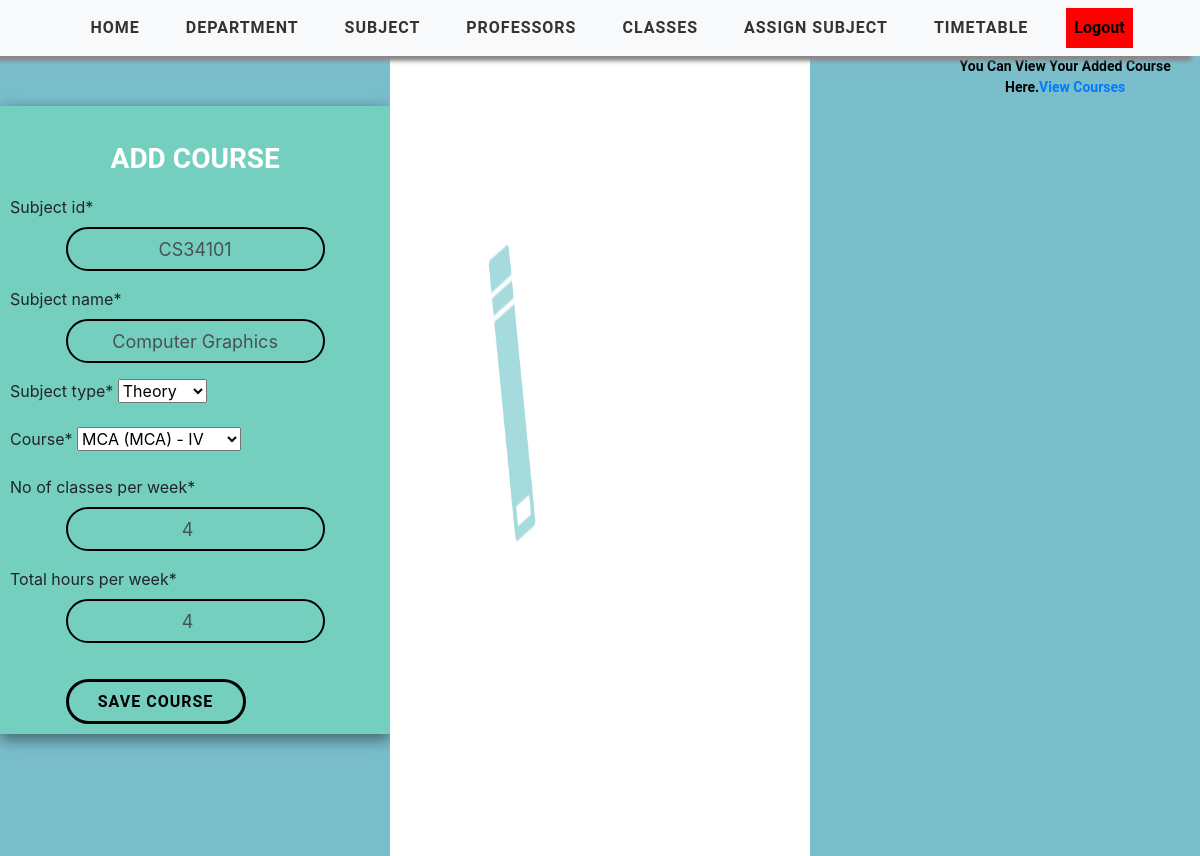
/update-course/CS34101/ (signed in), run on the app's committed database.
### timetableapp/models.py (models this page shows, shortened)
class Course(models.Model):
    COURSE_TYPE = (
        ('Theory', 'Theory'),
        ('Lab', 'Lab')
    )
    user = models.ForeignKey(User, on_delete=models.CASCADE, null=True, blank=True)
    department = models.ForeignKey(Department, on_delete=models.CASCADE)
    course_id = models.CharField(max_length=1000)
    course_name = models.CharField(max_length=1000)
    course_type = models.CharField(max_length=200, choices=COURSE_TYPE)
    credit_hours = models.PositiveIntegerField()
    contact_hours = models.PositiveIntegerField()
    class Meta:
        unique_together = ('user','course_id')

### timetableapp/views.py (the view, shortened to what this page needs)
# urls.py: path('update-course/<str:pk>/', views.updateCourseView, name='update-course'),
@login_required(login_url='login')
def updateCourseView(request, pk):
    form = Course.objects.get(user=request.user,course_id=pk)
    course = CourseForm(instance=form)
    context = {'course': course}
    return render(request, 'timetableapp/AddCourse.html', context)

### timetableapp/forms.py
class CourseForm(ModelForm):
    class Meta:
        model = Course
        fields = ['user','course_id', 'course_name', 'course_type', "department", 'credit_hours', 'contact_hours']
        exclude = ['user']
        labels = {'course_id':'Subject id','course_name':'Subject name','course_type':'Subject type',"department":"Course",'credit_hours':'No of classes per week',
                  'contact_hours':'Total hours per week'}

### timetableapp/models.py (called while the page is built)
    def __str__(self):
        return f"{self.branch_name} ({self.department_name}) - {self.semester}"

### ActivitySelectionTimetable/timetableapp/templates/timetableapp/AddCourse.html (shortened to what this page needs)
{% extends 'timetableapp/main.html' %}
{% load static %}
{% block content %}
    <div class="display">
        <div class="box">
            <div class="header">
                Add Course
            </div>
            <div class="form">
                <form method="POST" action="">
                    {% load crispy_forms_tags %}
                    {{ course|crispy }}
                    <input type="submit" value="Save Course" class="saveButton">
                </form>
            </div>
        </div>
            <img class="gif" alt="books" src="{% static 'media/3151-books.gif' %}">
            <div class="viewtable"><p>You can view your added course here.<a href="{% url 'course_view' %}">View Courses</a></p></div>
    </div>
{% endblock %}

### static/css/style.css (style rules this page uses)
a { cursor: pointer; }

### static/css/tables.css (style rules this page uses)
*, *:before, *:after { box-sizing: border-box; }
body { font-family: "Roboto", sans-serif; margin: 0; background-color: white; }

### static/css/add.css (style rules this page uses)
* { margin:0; padding:0; box-sizing: border-box; }
.display { background-color: #7abecc; display: flex; min-height:100vh; width: 100%; justify-content: center; }
.box { margin-top:0; width: 40%; height:100%; background-color: #74cfbf; box-shadow: rgba(0, 0, 0, 0.5) 0px 5px 15px; padding:10px; margin-top:50px; margin-bottom:25px; display: flex; flex-direction: column; gap:15px; }
.header { font-family: Roboto, sans-serif; font-size: 28px; font-weight: bold; text-align: center; text-transform: uppercase; padding-top: 12px; margin-top:10px; color: white; height: 15%; }
.saveButton { width: 180px ; height: 45px ; font-family: Roboto, sans-serif; text-transform: uppercase; letter-spacing: 1px; font-weight: bolder; color: black ; text-align: center; background: none; margin-left: 15%; margin-top: 20px; border-color: black ; border-radius: 30px ; border-style: solid; border-width: 3px ; transition: 0.8s; }
.gif { width: 35%; float: right; margin-top: -40%; margin-right: 10%; }
.viewtable { font-family: Roboto, sans-serif; font-weight: bold; font-size: 14px; color: black; text-transform: capitalize; text-align: center; }
.form-control { width: 70% !important; margin-left: 15% !important; outline: none; font-size:18px !important; padding:20px 20px 20px 20px !important; text-align: center !important; border: 2px solid black !important; background: none !important; border-radius: 30px !important; }

### static/css/nav.css (style rules this page uses)
* { margin:0; padding:0; box-sizing: border-box; }

### data on the page
Course: course_id "CS34101", course_name "Computer Graphics", course_type "Theory", department "MCA (MCA) - IV", credit_hours "4", contact_hours "4"
